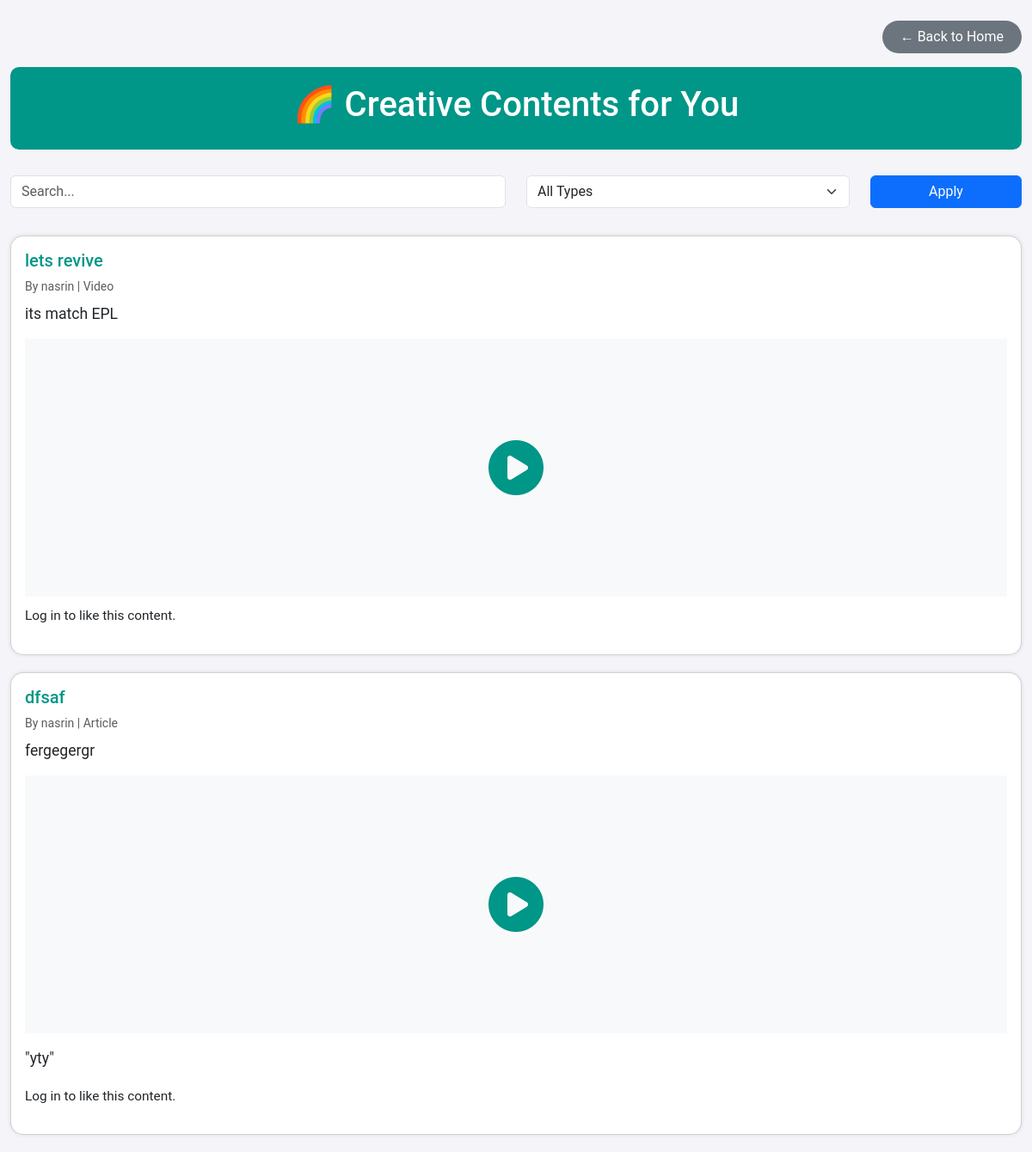
The app's page /view_creative_content/ with its own data.
### com/models.py (models this page shows, shortened)
class CreativeContent(models.Model):
    moderator = models.ForeignKey(Mod, on_delete=models.CASCADE)
    title = models.CharField(max_length=200)
    content_type = models.CharField(max_length=20, choices=CONTENT_TYPES)
    description = models.TextField(help_text="Brief description or context")
    uploaded_file = models.FileField(upload_to='creative/files/', blank=True, null=True)
    video_url = models.URLField(blank=True, null=True, help_text="YouTube or external video link")
    thoughts = models.TextField(blank=True, null=True, help_text="Write something positive or motivational")
    created_at = models.DateTimeField(auto_now_add=True)
    like_count = models.PositiveIntegerField(default=0)

class Mod(models.Model):
    name=models.CharField(max_length=30)
    email=models.EmailField(max_length=50,unique=True)
    passw=models.CharField(max_length=50)
    contact=models.CharField(max_length=10)
    image = models.ImageField(upload_to='images/', null=True, blank=True)
    bloodgroupchoice=(
        ('A+','A+'),
        ('A-','A-'),
        ('B+','B+'),
        ('B-','B-'),
        ('AB+','AB+'),
        ('AB-','AB-'),
        ('O+','O+'),
        ('O-','O-'),
    )
    bloodgroup=models.CharField(max_length=5,choices=bloodgroupchoice,null=True,blank=True)
    genderchoice=(
        ('male','MALE'),
        ('female','FEMALE'),
        ('others','OTHERS')
    )
    gender=models.CharField(max_length=10,choices=genderchoice,null=True,blank=True)
    categorychoice=(
        ('mentors and experts','MENTORS AND EXPERTS'),
        ('sponsors or donors','SPONSORS AND DONORS'),
        ('creators and sharers','CREATORS AND SHARERS'),
    )
    category=models.CharField(max_length=30,choices=categorychoice,null=False,blank=False)
    approval_status=models.BooleanField(default=False)
    is_selected = models.BooleanField(default=False)
    is_rejected = models.BooleanField(default=False)

### com/views.py (the view)
# urls.py: path('view_creative_content/', views.view_creative_content, name='view_creative_content'),
def view_creative_content(request):
    query = request.GET.get('q', '')
    filter_type = request.GET.get('filter', '')
    user_id = request.session.get('user_id')
    contents = CreativeContent.objects.all().order_by('-created_at')
    if query:
        contents = contents.filter(Q(title__icontains=query) | Q(description__icontains=query))
    if filter_type:
        contents = contents.filter(content_type=filter_type)
    content_with_likes_info = []
    for item in contents:
        user_has_liked = item.likes.filter(user_id=user_id).exists() if user_id else False
        content_with_likes_info.append({
            'item': item,
            'user_has_liked': user_has_liked
        })
    return render(request, 'view_creative_content.html', {
        'content_with_likes_info': content_with_likes_info,
        'query': query,
        'filter_type': filter_type,
        'user_id': user_id  # pass this to template
    })

### com/templates/view_creative_content.html (shortened to what this page needs)
{% load static %}
<!DOCTYPE html>
<html lang="en">
<head>
    <link href="https://cdn.jsdelivr.net/npm/bootstrap@5.3.0/dist/css/bootstrap.min.css" rel="stylesheet">
    <link href="https://cdnjs.cloudflare.com/ajax/libs/font-awesome/6.0.0-beta3/css/all.min.css" rel="stylesheet">
</head>
<body>
<div class="container mt-4">
    <div class="d-flex justify-content-end mb-3">
       <a href="{% url 'userhome' %}" class="btn btn-back">← Back to Home</a>
    </div>
    <div class="content-header">
        <h3>🌈 Creative Contents for You</h3>
    </div>
    <form method="get" class="row mb-4">
        <div class="col-md-6 mb-2">
            <input type="text" name="q" value="{{ query }}" class="form-control" placeholder="Search...">
        </div>
        <div class="col-md-4 mb-2">
            <select name="filter" class="form-select">
                <option value="">All Types</option>
            </select>
        </div>
        <div class="col-md-2 mb-2">
            <button type="submit" class="btn btn-primary w-100">Apply</button>
        </div>
    </form>
    {% for content in content_with_likes_info %}
    <div class="card p-3">
        <h5 class="card-title">{{ content.item.title }}</h5>
        <small class="text-muted">By {{ content.item.moderator.name }} | {{ content.item.get_content_type_display }}</small>
        <p class="mt-2">{{ content.item.description }}</p>
        {% if content.item.video_url and content.item.video_url|length > 0 %}
    <div class="video-container position-relative mb-2">
        <div class="video-thumbnail position-relative" data-video-url="{{ content.item.video_url|safe }}">
            <div class="thumbnail-placeholder bg-light d-flex align-items-center justify-content-center" style="width:100%; height:300px;">
                <div class="play-button">
                    <i class="fas fa-play-circle" style="font-size: 4rem; color: #009688; cursor: pointer;"></i>
                </div>
            </div>
        </div>
    </div>
        {% endif %}
        {% if content.item.thoughts %}
            <blockquote class="blockquote mt-2">
                <p class="mb-0">"{{ content.item.thoughts }}"</p>
            </blockquote>
        {% endif %}
        {% if user_id %}
            <form action="{% url 'like_content' content.item.id %}" method="post" class="d-inline">
                {% csrf_token %}
                {% if content.user_has_liked %}
                    <button type="button" class="btn btn-like disabled">❤️ Liked ({{ content.item.like_count }})</button>
                {% else %}
                    <button class="btn btn-like">❤️ Like ({{ content.item.like_count }})</button>
                {% endif %}
            </form>
        {% else %}
            <p><small>Log in to like this content.</small></p>
        {% endif %}
    </div>
    {% empty %}
        <p class="text-center text-muted">No new content shared yet.</p>
    {% endfor %}
</div>
</body>
</html>

### com/templates/view_creative_content.html (style rules this page uses)
body { font-family: 'Roboto', sans-serif; background-color: #f4f4f9; }
.container { max-width: 1200px; margin: 0 auto; }
.card { margin-bottom: 20px; border-radius: 15px; box-shadow: 0 0 5px rgba(0,0,0,0.1); }
.content-header { background-color: #009688; color: white; padding: 20px; border-radius: 10px; margin-bottom: 30px; text-align: center; }
.content-header h3 { font-size: 2.5rem; }
.card-title { color: #009688; }
.card p { font-size: 1.1rem; }
.btn-back { background-color: #6c757d; color: white; border-radius: 20px; padding: 6px 20px; transition: background-color 0.3s; }

### records on screen
CreativeContent: item "lets revive", item.moderator.name "nasrin", item.content_type "Video", item.description "its match EPL"
CreativeContent: item "dfsaf", item.moderator.name "nasrin", item.content_type "Article", item.description "fergegergr", item.thoughts "yty"
